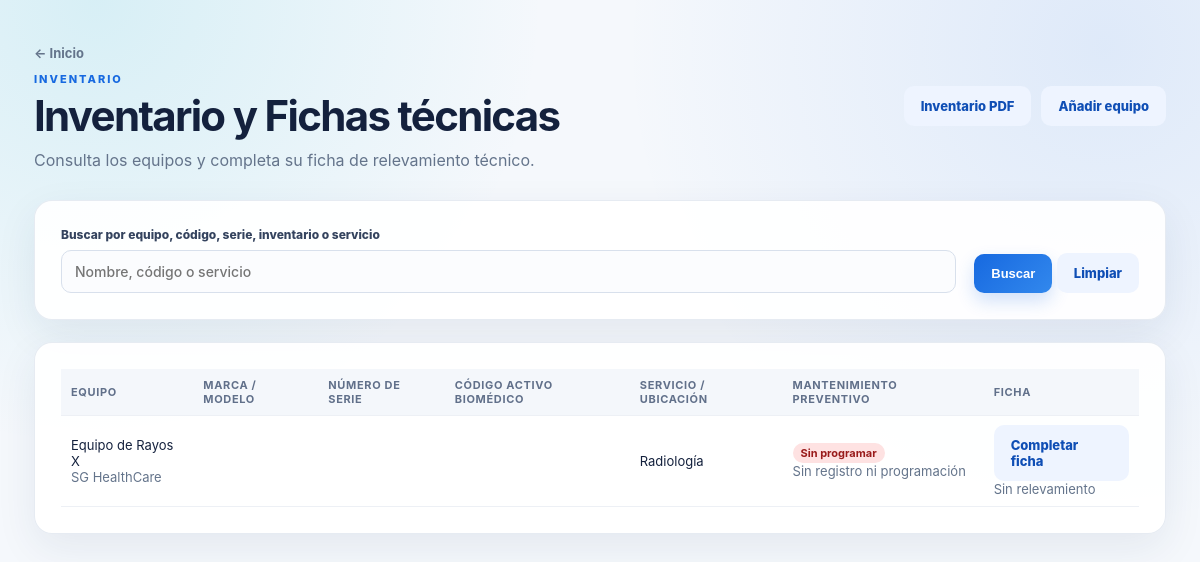
The page /inventarios.php on the database its author committed.
### tables this page shows
CREATE TABLE equipos (
    id INT UNSIGNED AUTO_INCREMENT PRIMARY KEY,
    institucion VARCHAR(160) NOT NULL,
    institucion_prefijo VARCHAR(30) NULL,
    sede VARCHAR(120) NULL,
    servicio VARCHAR(120) NULL,
    frecuencia_mantenimiento ENUM('Anual', 'Semestral', 'Cuatrimestral') NOT NULL DEFAULT 'Anual',
    mes_inicio_mantenimiento TINYINT UNSIGNED NULL,
    ubicacion VARCHAR(160) NULL,
    tipo_equipo VARCHAR(120) NOT NULL,
    marca VARCHAR(100) NULL,
    modelo VARCHAR(100) NULL,
    numero_serie VARCHAR(100) NULL,
    codigo_equipo VARCHAR(100) NULL,
    numero_inventario VARCHAR(100) NULL,
    fabricante VARCHAR(120) NULL,
    anio_fabricacion SMALLINT UNSIGNED NULL,
    estado ENUM('Activo', 'Fuera de servicio', 'En mantenimiento') NOT NULL DEFAULT 'Activo',
    observaciones TEXT NULL,
    descripcion TEXT NULL,
    fecha_relevamiento DATE NULL,
    nivel_hospital ENUM('II', 'III', 'Amb.') NULL,
    estado_operativo ENUM('Operativo', 'Inoperativo', 'Regular / Falla parcial', 'Para baja') NULL,
    condicion_fisica ENUM('Bueno', 'Regular', 'Dañado / Faltantes', 'Deterioro severo') NULL,
    alimentacion VARCHAR(20) NULL,
    estado_bateria ENUM('OK', 'Agotada', 'N/A') NULL,
    gas_oxigeno TINYINT(1) NOT NULL DEFAULT 0,
    gas_aire TINYINT(1) NOT NULL DEFAULT 0,
    gas_vacio TINYINT(1) NOT NULL DEFAULT 0,
    accesorios_presentes TEXT NULL,
    accesorios_faltantes TEXT NULL,
    anio_instalacion SMALLINT UNSIGNED NULL,
    garantia_vigente ENUM('Sí', 'No', 'S/D') NULL,
    manual_tecnico ENUM('Físico', 'Digital', 'No') NULL,
    proveedor_representante VARCHAR(160) NULL,
    contacto_tecnico VARCHAR(160) NULL,
    criticidad_funcion TINYINT UNSIGNED NULL,
    criticidad_riesgo TINYINT UNSIGNED NULL,
    criticidad_mantenimiento TINYINT UNSIGNED NULL,
    criticidad_historial TINYINT NULL,
    foto_equipo VARCHAR(255) NULL,
    foto_placa VARCHAR(255) NULL,
    creado_en TIMESTAMP NOT NULL DEFAULT CURRENT_TIMESTAMP,
    actualizado_en TIMESTAMP NOT NULL DEFAULT CURRENT_TIMESTAMP ON UPDATE CURRENT_TIMESTAMP,
    UNIQUE KEY uq_equipo_serie (institucion, numero_serie)
);

### config/bootstrap.php (called while the page is built, shortened)
<?php
require_once __DIR__ . '/database.php';
function e(?string $value): string
{
    return htmlspecialchars($value ?? '', ENT_QUOTES, 'UTF-8');
}
function post(string $key, string $default = ''): string
{
    return trim((string) ($_POST[$key] ?? $default));
}

### config/database.php (called while the page is built, shortened)
<?php
function db(): PDO
{
    $pdo = new PDO(
        'mysql:host=' . DB_HOST . ';dbname=' . DB_NAME . ';charset=utf8mb4',
        DB_USER,
        DB_PASS,
        [
            PDO::ATTR_ERRMODE => PDO::ERRMODE_EXCEPTION,
            PDO::ATTR_DEFAULT_FETCH_MODE => PDO::FETCH_ASSOC,
            PDO::ATTR_EMULATE_PREPARES => false,
        ]
    );
    return $pdo;
}

### inventarios.php (the view, shortened to what this page needs)
<?php
require_once __DIR__ . '/config/bootstrap.php';
$busqueda = post('busqueda', (string) ($_GET['busqueda'] ?? ''));
$sql = 'SELECT id, institucion, tipo_equipo, marca, modelo, numero_serie, codigo_equipo,
               numero_inventario, servicio, ubicacion, fecha_relevamiento,
               frecuencia_mantenimiento, mes_inicio_mantenimiento,
               (SELECT MAX(r.fecha_reporte)
                FROM reportes r
                WHERE r.equipo_id = equipos.id
                  AND FIND_IN_SET(
                      "Mantenimiento Preventivo",
                      REPLACE(r.trabajo_realizado, ", ", ",")
                  ) > 0) AS ultima_fecha_preventivo
        FROM equipos';
$params = [];
$sql .= ' ORDER BY institucion, servicio, tipo_equipo, id';
$stmt = db()->prepare($sql);
$stmt->execute($params);
$equipos = $stmt->fetchAll();
?>
<!doctype html>
<html lang="es">
<head><meta charset="utf-8"><meta name="viewport" content="width=device-width, initial-scale=1"><title>Inventario y fichas técnicas</title><link rel="stylesheet" href="assets/app.css?v=20261014-1"></head>
<body><main class="container">
<header class="page-header"><div><a class="back-link" href="index.php">← Inicio</a><p class="eyebrow">INVENTARIO</p><h1>Inventario y Fichas técnicas</h1><p class="muted">Consulta los equipos y completa su ficha de relevamiento técnico.</p></div><div class="actions"><a class="button secondary" href="inventario_pdf.php" target="_blank" rel="noopener">Inventario PDF</a><a class="button secondary" href="equipo.php">Añadir equipo</a></div></header>
<section class="card"><form method="get" class="equipment-search-grid">
<label>Buscar por equipo, código, serie, inventario o servicio<input name="busqueda" value="<?= e($busqueda) ?>" placeholder="Nombre, código o servicio"></label>
<div><button class="button" type="submit">Buscar</button> <a class="button secondary" href="inventarios.php">Limpiar</a></div>
</form></section>
<?php if (!$equipos): ?><section class="card"><p><?= $busqueda === '' ? 'No hay equipos registrados en el inventario.' : 'No se encontraron equipos para esta búsqueda.' ?></p></section>
<?php else: ?><section class="card table-wrap"><table><thead><tr><th>Equipo</th><th>Marca / modelo</th><th>Número de serie</th><th>Código activo biomédico</th><th>Servicio / ubicación</th><th>Mantenimiento preventivo</th><th>Ficha</th></tr></thead><tbody>
<?php foreach ($equipos as $equipo): ?>
<tr>
<td><?= e($equipo['tipo_equipo']) ?><br><span class="muted"><?= e($equipo['institucion']) ?></span></td>
<td><?= e(trim((string) $equipo['marca'] . ' ' . (string) $equipo['modelo'])) ?></td>
<td><?= e($equipo['numero_serie']) ?></td>
<td><?= e($equipo['codigo_equipo']) ?></td>
<td><?= e($equipo['servicio']) ?><br><?= e($equipo['ubicacion']) ?></td>
<td><strong class="maintenance-status <?= e($equipo['resumen_preventivo']['clase']) ?>"><?= e($equipo['resumen_preventivo']['estado']) ?></strong><br><?php if ($equipo['resumen_preventivo']['ultima_fecha'] !== null): ?><span class="muted">Último: <?= e($equipo['resumen_preventivo']['ultima_fecha']->format('d/m/Y')) ?> · Próximo: <?= e($equipo['resumen_preventivo']['proxima_fecha']->format('d/m/Y')) ?></span><?php elseif ($equipo['resumen_preventivo']['mes_inicio'] !== null): ?><span class="muted">Inicio programado: <?= e($equipo['resumen_preventivo']['mes_inicio']) ?></span><?php else: ?><span class="muted">Sin registro ni programación</span><?php endif; ?></td>
<td><a class="button secondary" href="ficha_tecnica.php?id=<?= (int) $equipo['id'] ?>"><?= $equipo['fecha_relevamiento'] === null ? 'Completar ficha' : 'Ver / editar ficha' ?></a><br><span class="muted"><?= $equipo['fecha_relevamiento'] === null ? 'Sin relevamiento' : 'Relevada: ' . e($equipo['fecha_relevamiento']) ?></span></td>
</tr>
<?php endforeach; ?>
</tbody></table></section><?php endif; ?>
</main></body></html>

### assets/app.css (style rules this page uses)
:root { --ink: #14213d; --muted: #64748b; --blue: #1769e0; --blue-dark: #0f4eb5; --cyan: #22b8cf; --line: #e5eaf2; --surface: #ffffff; --canvas: #f5f8fc; --danger: #d6455d; --shadow: 0 14px 40px rgba(22, 46, 84, .08); font-family: Inter, ui-sans-serif, system-ui, -apple-system, BlinkMacSystemFont, "Segoe UI", Arial, sans-serif; color: var(--ink); background: var(--canvas); }
* { box-sizing: border-box; }
body { min-height: 100vh; margin: 0; background: radial-gradient(circle at 8% 0%, rgba(34, 184, 207, .14), transparent 28rem), radial-gradient(circle at 92% 6%, rgba(23, 105, 224, .10), transparent 30rem), var(--canvas); }
a { color: var(--blue); }
.container { max-width: 1180px; margin: 0 auto; padding: 42px 24px 70px; }
.page-header { align-items: center; display: flex; justify-content: space-between; gap: 24px; margin-bottom: 30px; }
.eyebrow { color: var(--blue); font-size: 11px; font-weight: 800; letter-spacing: .18em; margin: 10px 0 8px; text-transform: uppercase; }
h1 { color: var(--ink); font-size: clamp(30px, 4vw, 42px); letter-spacing: -.04em; line-height: 1.05; margin: 0; }
.muted { color: var(--muted); margin: 12px 0 0; }
.back-link { color: var(--muted); font-size: 13px; font-weight: 700; text-decoration: none; }
.card { background: rgba(255,255,255,.92); border: 1px solid rgba(229,234,242,.95); border-radius: 18px; box-shadow: var(--shadow); margin-bottom: 22px; padding: 26px; }
.equipment-search-grid { align-items: end; display: grid; gap: 18px; grid-template-columns: minmax(260px, 1fr) auto; }
label { color: #34435e; display: flex; flex-direction: column; font-size: 12px; font-weight: 800; gap: 8px; }
input, select, textarea { background: #fbfcfe; border: 1px solid #d8e0ec; border-radius: 10px; color: var(--ink); font: inherit; font-size: 14px; font-weight: 500; outline: none; padding: 12px 13px; transition: border-color .18s, box-shadow .18s, background .18s; }
.button { background: linear-gradient(135deg, var(--blue), #3288ed); border: 0; border-radius: 10px; box-shadow: 0 8px 18px rgba(23,105,224,.20); color: #fff; cursor: pointer; display: inline-block; font-size: 13px; font-weight: 800; padding: 12px 17px; text-decoration: none; transition: transform .18s, box-shadow .18s, filter .18s; }
.button.secondary { background: #eef4ff; box-shadow: none; color: var(--blue-dark); }
.maintenance-status { border-radius: 999px; display: inline-block; font-size: 11px; padding: 3px 8px; }
.maintenance-status.is-unplanned { background: #fee2e2; color: #991b1b; }
.table-wrap { overflow-x: auto; }
table { border-collapse: collapse; font-size: 13px; min-width: 650px; width: 100%; }
th { background: #f4f7fb; color: #61708a; font-size: 11px; letter-spacing: .06em; text-align: left; text-transform: uppercase; }
th, td { border-bottom: 1px solid #edf0f5; padding: 9px 10px; }
.actions { align-items: center; display: flex; flex-wrap: wrap; gap: 10px; }

### rows shown on the page
equipos: tipo_equipo "Equipo de Rayos X", institucion "SG HealthCare", servicio "Radiología", estado "Sin programar", shows "Completar ficha", shows "Sin relevamiento"
